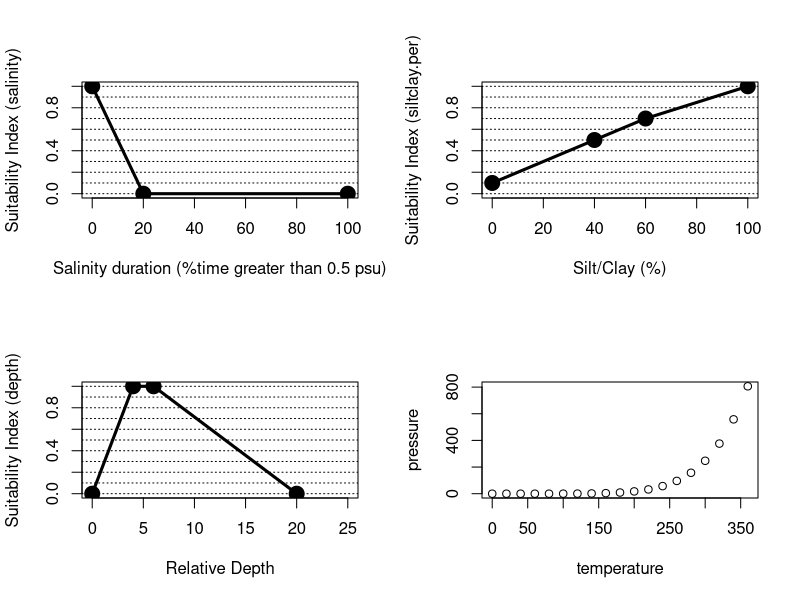

The R source for this figure:
## ---- chunk 1
#Create data frame with freshwater tidal submodel
NYBEM.fresh.tid <- data.frame(matrix(NA,nrow=4,ncol=6))
colnames(NYBEM.fresh.tid) <- c("salinity.per", "salinity.SIV", "siltclay.per", "siltclay.SIV", 
                             "depth", "depth.SIV")
NYBEM.fresh.tid$salinity.per <- c(0, 20, 100, NA)
NYBEM.fresh.tid$salinity.SIV <- c(1, 0, 0, NA)
NYBEM.fresh.tid$siltclay.per <- c(0, 40, 60, 100) ##Silt/clay percentage
NYBEM.fresh.tid$siltclay.SIV <- c(0.1, 0.5, 0.7, 1)
NYBEM.fresh.tid$depth <- c(0, 4, 6, 20) #depths 
NYBEM.fresh.tid$depth.SIV <- c(0, 1, 1, 0)

##########
#Create summary figure for fresh.tid submodel
par(mfrow=c(2,2), cex=1.0)

  #salinity.per
  plot(NYBEM.fresh.tid$salinity.per, NYBEM.fresh.tid$salinity.SIV, xlim=c(0,100), ylim=c(0,1), type="l",
       xlab="Salinity duration (%time greater than 0.5 psu)", ylab="Suitability Index (salinity)")
  abline(h=seq(0,1,0.1), lty=3)
  points(NYBEM.fresh.tid$salinity.per, NYBEM.fresh.tid$salinity.SIV, pch=19, cex=2)
  lines(NYBEM.fresh.tid$salinity.per, NYBEM.fresh.tid$salinity.SIV, lwd=3)
  
  #silt/clay percentage
  plot(NYBEM.fresh.tid$siltclay.per, NYBEM.fresh.tid$siltclay.SIV, xlim=c(0,100), ylim=c(0,1), type="l",
       xlab="Silt/Clay (%)", ylab="Suitability Index (siltclay.per)")
  abline(h=seq(0,1,0.1), lty=3)
  points(NYBEM.fresh.tid$siltclay.per, NYBEM.fresh.tid$siltclay.SIV, pch=19, cex=2)
  lines(NYBEM.fresh.tid$siltclay.per, NYBEM.fresh.tid$siltclay.SIV, lwd=3)
  
  #depth
  plot(NYBEM.fresh.tid$depth, NYBEM.fresh.tid$depth.SIV, xlim=c(0,25), ylim=c(0,1), type="l",
       xlab="Relative Depth", ylab="Suitability Index (depth)")
  abline(h=seq(0,1,0.1), lty=3)
  points(NYBEM.fresh.tid$depth, NYBEM.fresh.tid$depth.SIV, pch=19, cex=2)
  lines(NYBEM.fresh.tid$depth, NYBEM.fresh.tid$depth.SIV, lwd=3)
  

## ---- chunk 2
summary(cars)
## ---- chunk 3
plot(pressure)
